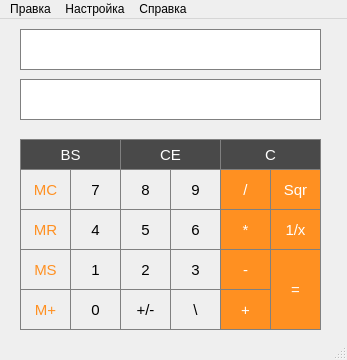
<?xml version="1.0" encoding="UTF-8"?>
<ui version="4.0">
 <class>interface_fraction</class>
 <widget class="QMainWindow" name="interface_fraction">
  <property name="geometry">
   <rect>
    <x>0</x>
    <y>0</y>
    <width>347</width>
    <height>360</height>
   </rect>
  </property>
  <property name="windowTitle">
   <string>interface_fraction</string>
  </property>
  <widget class="QWidget" name="centralwidget">
   <widget class="QLineEdit" name="lineEdit">
    <property name="geometry">
     <rect>
      <x>20</x>
      <y>10</y>
      <width>301</width>
      <height>41</height>
     </rect>
    </property>
    <property name="styleSheet">
     <string notr="true">border:1px solid gray;</string>
    </property>
    <property name="alignment">
     <set>Qt::AlignLeading|Qt::AlignLeft|Qt::AlignVCenter</set>
    </property>
    <property name="readOnly">
     <bool>true</bool>
    </property>
   </widget>
   <widget class="QPushButton" name="pushButton">
    <property name="geometry">
     <rect>
      <x>20</x>
      <y>150</y>
      <width>51</width>
      <height>41</height>
     </rect>
    </property>
    <property name="font">
     <font>
      <pointsize>11</pointsize>
     </font>
    </property>
    <property name="styleSheet">
     <string notr="true">border:1px solid gray;
color: rgb(255, 144, 33);</string>
    </property>
    <property name="text">
     <string>MC</string>
    </property>
   </widget>
   <widget class="QPushButton" name="pushButton_2">
    <property name="geometry">
     <rect>
      <x>20</x>
      <y>190</y>
      <width>51</width>
      <height>41</height>
     </rect>
    </property>
    <property name="font">
     <font>
      <pointsize>11</pointsize>
     </font>
    </property>
    <property name="styleSheet">
     <string notr="true">border:1px solid gray;
color: rgb(255, 144, 33);</string>
    </property>
    <property name="text">
     <string>MR</string>
    </property>
   </widget>
   <widget class="QPushButton" name="pushButton_3">
    <property name="geometry">
     <rect>
      <x>20</x>
      <y>230</y>
      <width>51</width>
      <height>41</height>
     </rect>
    </property>
    <property name="font">
     <font>
      <pointsize>11</pointsize>
     </font>
    </property>
    <property name="styleSheet">
     <string notr="true">border:1px solid gray;
color: rgb(255, 144, 33);</string>
    </property>
    <property name="text">
     <string>MS</string>
    </property>
   </widget>
   <widget class="QPushButton" name="pushButton_4">
    <property name="geometry">
     <rect>
      <x>20</x>
      <y>270</y>
      <width>51</width>
      <height>41</height>
     </rect>
    </property>
    <property name="font">
     <font>
      <pointsize>11</pointsize>
     </font>
    </property>
    <property name="styleSheet">
     <string notr="true">border:1px solid gray;
color: rgb(255, 144, 33);</string>
    </property>
    <property name="text">
     <string>M+</string>
    </property>
   </widget>
   <widget class="QPushButton" name="pushButton_5">
    <property name="geometry">
     <rect>
      <x>70</x>
      <y>190</y>
      <width>51</width>
      <height>41</height>
     </rect>
    </property>
    <property name="font">
     <font>
      <pointsize>11</pointsize>
     </font>
    </property>
    <property name="styleSheet">
     <string notr="true">border:1px solid gray;</string>
    </property>
    <property name="text">
     <string>4</string>
    </property>
   </widget>
   <widget class="QPushButton" name="pushButton_6">
    <property name="geometry">
     <rect>
      <x>70</x>
      <y>150</y>
      <width>51</width>
      <height>41</height>
     </rect>
    </property>
    <property name="font">
     <font>
      <pointsize>11</pointsize>
     </font>
    </property>
    <property name="styleSheet">
     <string notr="true">border:1px solid gray;</string>
    </property>
    <property name="text">
     <string>7</string>
    </property>
   </widget>
   <widget class="QPushButton" name="pushButton_7">
    <property name="geometry">
     <rect>
      <x>70</x>
      <y>230</y>
      <width>51</width>
      <height>41</height>
     </rect>
    </property>
    <property name="font">
     <font>
      <pointsize>11</pointsize>
     </font>
    </property>
    <property name="styleSheet">
     <string notr="true">border:1px solid gray;</string>
    </property>
    <property name="text">
     <string>1</string>
    </property>
   </widget>
   <widget class="QPushButton" name="pushButton_8">
    <property name="geometry">
     <rect>
      <x>70</x>
      <y>270</y>
      <width>51</width>
      <height>41</height>
     </rect>
    </property>
    <property name="font">
     <font>
      <pointsize>11</pointsize>
     </font>
    </property>
    <property name="styleSheet">
     <string notr="true">border:1px solid gray;</string>
    </property>
    <property name="text">
     <string>0</string>
    </property>
   </widget>
   <widget class="QPushButton" name="pushButton_9">
    <property name="geometry">
     <rect>
      <x>120</x>
      <y>150</y>
      <width>51</width>
      <height>41</height>
     </rect>
    </property>
    <property name="font">
     <font>
      <pointsize>11</pointsize>
     </font>
    </property>
    <property name="styleSheet">
     <string notr="true">border:1px solid gray;</string>
    </property>
    <property name="text">
     <string>8</string>
    </property>
   </widget>
   <widget class="QPushButton" name="pushButton_10">
    <property name="geometry">
     <rect>
      <x>120</x>
      <y>270</y>
      <width>51</width>
      <height>41</height>
     </rect>
    </property>
    <property name="font">
     <font>
      <pointsize>11</pointsize>
     </font>
    </property>
    <property name="styleSheet">
     <string notr="true">border:1px solid gray;</string>
    </property>
    <property name="text">
     <string>+/-</string>
    </property>
   </widget>
   <widget class="QPushButton" name="pushButton_11">
    <property name="geometry">
     <rect>
      <x>120</x>
      <y>190</y>
      <width>51</width>
      <height>41</height>
     </rect>
    </property>
    <property name="font">
     <font>
      <pointsize>11</pointsize>
     </font>
    </property>
    <property name="styleSheet">
     <string notr="true">border:1px solid gray;</string>
    </property>
    <property name="text">
     <string>5</string>
    </property>
   </widget>
   <widget class="QPushButton" name="pushButton_12">
    <property name="geometry">
     <rect>
      <x>120</x>
      <y>230</y>
      <width>51</width>
      <height>41</height>
     </rect>
    </property>
    <property name="font">
     <font>
      <pointsize>11</pointsize>
     </font>
    </property>
    <property name="styleSheet">
     <string notr="true">border:1px solid gray;</string>
    </property>
    <property name="text">
     <string>2</string>
    </property>
   </widget>
   <widget class="QPushButton" name="pushButton_13">
    <property name="geometry">
     <rect>
      <x>170</x>
      <y>150</y>
      <width>51</width>
      <height>41</height>
     </rect>
    </property>
    <property name="font">
     <font>
      <pointsize>11</pointsize>
     </font>
    </property>
    <property name="styleSheet">
     <string notr="true">border:1px solid gray;</string>
    </property>
    <property name="text">
     <string>9</string>
    </property>
   </widget>
   <widget class="QPushButton" name="pushButton_14">
    <property name="geometry">
     <rect>
      <x>170</x>
      <y>270</y>
      <width>51</width>
      <height>41</height>
     </rect>
    </property>
    <property name="font">
     <font>
      <pointsize>11</pointsize>
     </font>
    </property>
    <property name="styleSheet">
     <string notr="true">border:1px solid gray;</string>
    </property>
    <property name="text">
     <string>\</string>
    </property>
   </widget>
   <widget class="QPushButton" name="pushButton_15">
    <property name="geometry">
     <rect>
      <x>170</x>
      <y>190</y>
      <width>51</width>
      <height>41</height>
     </rect>
    </property>
    <property name="font">
     <font>
      <pointsize>11</pointsize>
     </font>
    </property>
    <property name="styleSheet">
     <string notr="true">border:1px solid gray;</string>
    </property>
    <property name="text">
     <string>6</string>
    </property>
   </widget>
   <widget class="QPushButton" name="pushButton_16">
    <property name="geometry">
     <rect>
      <x>170</x>
      <y>230</y>
      <width>51</width>
      <height>41</height>
     </rect>
    </property>
    <property name="font">
     <font>
      <pointsize>11</pointsize>
     </font>
    </property>
    <property name="styleSheet">
     <string notr="true">border:1px solid gray;</string>
    </property>
    <property name="text">
     <string>3</string>
    </property>
   </widget>
   <widget class="QPushButton" name="pushButton_17">
    <property name="geometry">
     <rect>
      <x>220</x>
      <y>150</y>
      <width>51</width>
      <height>41</height>
     </rect>
    </property>
    <property name="font">
     <font>
      <pointsize>11</pointsize>
     </font>
    </property>
    <property name="styleSheet">
     <string notr="true">border:1px solid gray;
background-color: rgb(255, 144, 33);
color:white;</string>
    </property>
    <property name="text">
     <string>/</string>
    </property>
   </widget>
   <widget class="QPushButton" name="pushButton_18">
    <property name="geometry">
     <rect>
      <x>220</x>
      <y>270</y>
      <width>51</width>
      <height>41</height>
     </rect>
    </property>
    <property name="font">
     <font>
      <pointsize>11</pointsize>
     </font>
    </property>
    <property name="styleSheet">
     <string notr="true">border:1px solid gray;
background-color: rgb(255, 144, 33);
color:white;</string>
    </property>
    <property name="text">
     <string>+</string>
    </property>
   </widget>
   <widget class="QPushButton" name="pushButton_19">
    <property name="geometry">
     <rect>
      <x>220</x>
      <y>190</y>
      <width>51</width>
      <height>41</height>
     </rect>
    </property>
    <property name="font">
     <font>
      <pointsize>11</pointsize>
     </font>
    </property>
    <property name="styleSheet">
     <string notr="true">border:1px solid gray;
background-color: rgb(255, 144, 33);
color:white;</string>
    </property>
    <property name="text">
     <string>*</string>
    </property>
   </widget>
   <widget class="QPushButton" name="pushButton_20">
    <property name="geometry">
     <rect>
      <x>220</x>
      <y>230</y>
      <width>51</width>
      <height>41</height>
     </rect>
    </property>
    <property name="font">
     <font>
      <pointsize>11</pointsize>
     </font>
    </property>
    <property name="styleSheet">
     <string notr="true">border:1px solid gray;
background-color: rgb(255, 144, 33);
color:white;</string>
    </property>
    <property name="text">
     <string>-</string>
    </property>
   </widget>
   <widget class="QPushButton" name="pushButton_21">
    <property name="geometry">
     <rect>
      <x>270</x>
      <y>150</y>
      <width>51</width>
      <height>41</height>
     </rect>
    </property>
    <property name="font">
     <font>
      <pointsize>11</pointsize>
     </font>
    </property>
    <property name="styleSheet">
     <string notr="true">border:1px solid gray;
background-color: rgb(255, 144, 33);
color:white;</string>
    </property>
    <property name="text">
     <string>Sqr</string>
    </property>
   </widget>
   <widget class="QPushButton" name="pushButton_22">
    <property name="geometry">
     <rect>
      <x>270</x>
      <y>230</y>
      <width>51</width>
      <height>81</height>
     </rect>
    </property>
    <property name="font">
     <font>
      <pointsize>11</pointsize>
     </font>
    </property>
    <property name="styleSheet">
     <string notr="true">border:1px solid gray;
background-color: rgb(255, 144, 33);
color:white;</string>
    </property>
    <property name="text">
     <string>=</string>
    </property>
   </widget>
   <widget class="QPushButton" name="pushButton_23">
    <property name="geometry">
     <rect>
      <x>270</x>
      <y>190</y>
      <width>51</width>
      <height>41</height>
     </rect>
    </property>
    <property name="font">
     <font>
      <pointsize>11</pointsize>
     </font>
    </property>
    <property name="styleSheet">
     <string notr="true">border:1px solid gray;
background-color: rgb(255, 144, 33);
color:white;</string>
    </property>
    <property name="text">
     <string>1/x</string>
    </property>
   </widget>
   <widget class="QPushButton" name="pushButton_24">
    <property name="geometry">
     <rect>
      <x>220</x>
      <y>120</y>
      <width>101</width>
      <height>31</height>
     </rect>
    </property>
    <property name="font">
     <font>
      <pointsize>11</pointsize>
     </font>
    </property>
    <property name="styleSheet">
     <string notr="true">border:1px solid gray;
color: white;
background-color: rgb(73, 73, 73);</string>
    </property>
    <property name="text">
     <string>C</string>
    </property>
   </widget>
   <widget class="QPushButton" name="pushButton_25">
    <property name="geometry">
     <rect>
      <x>120</x>
      <y>120</y>
      <width>101</width>
      <height>31</height>
     </rect>
    </property>
    <property name="font">
     <font>
      <pointsize>11</pointsize>
     </font>
    </property>
    <property name="styleSheet">
     <string notr="true">border:1px solid gray;
color: white;
background-color: rgb(73, 73, 73);</string>
    </property>
    <property name="text">
     <string>CE</string>
    </property>
   </widget>
   <widget class="QPushButton" name="pushButton_26">
    <property name="geometry">
     <rect>
      <x>20</x>
      <y>120</y>
      <width>101</width>
      <height>31</height>
     </rect>
    </property>
    <property name="font">
     <font>
      <pointsize>11</pointsize>
     </font>
    </property>
    <property name="styleSheet">
     <string notr="true">border:1px solid gray;
color: white;
background-color: rgb(73, 73, 73);</string>
    </property>
    <property name="text">
     <string>BS</string>
    </property>
   </widget>
   <widget class="QLineEdit" name="lineEdit_2">
    <property name="geometry">
     <rect>
      <x>20</x>
      <y>60</y>
      <width>301</width>
      <height>41</height>
     </rect>
    </property>
    <property name="styleSheet">
     <string notr="true">border:1px solid gray;</string>
    </property>
    <property name="alignment">
     <set>Qt::AlignLeading|Qt::AlignLeft|Qt::AlignVCenter</set>
    </property>
    <property name="readOnly">
     <bool>true</bool>
    </property>
   </widget>
  </widget>
  <widget class="QMenuBar" name="menubar">
   <property name="geometry">
    <rect>
     <x>0</x>
     <y>0</y>
     <width>347</width>
     <height>17</height>
    </rect>
   </property>
   <widget class="QMenu" name="menu">
    <property name="title">
     <string>Правка</string>
    </property>
   </widget>
   <widget class="QMenu" name="menu_2">
    <property name="title">
     <string>Настройка</string>
    </property>
    <addaction name="action"/>
    <addaction name="action_2"/>
   </widget>
   <widget class="QMenu" name="menu_3">
    <property name="title">
     <string>Справка</string>
    </property>
   </widget>
   <addaction name="menu"/>
   <addaction name="menu_2"/>
   <addaction name="menu_3"/>
  </widget>
  <widget class="QStatusBar" name="statusbar"/>
  <action name="action">
   <property name="text">
    <string>Перейти в калькулятор р-ричных чисел</string>
   </property>
  </action>
  <action name="action_2">
   <property name="text">
    <string>Перейти в калькулятор комплексных чисел</string>
   </property>
  </action>
 </widget>
 <resources/>
 <connections/>
</ui>
